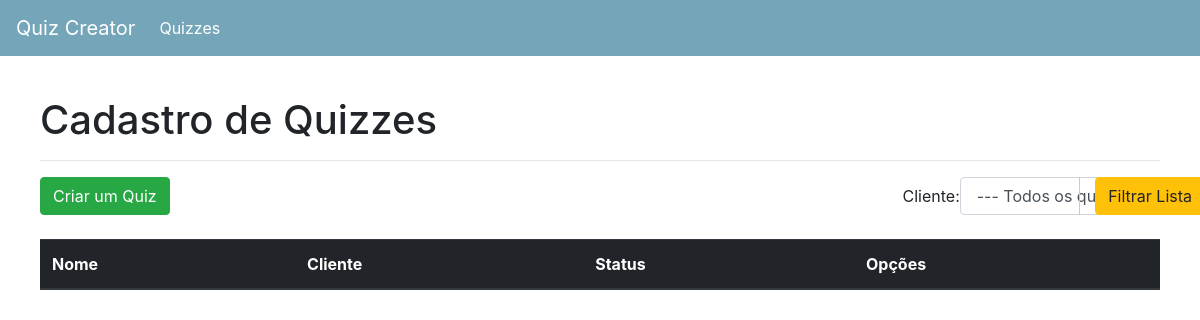
Before: /quizzes.php with the older database file.
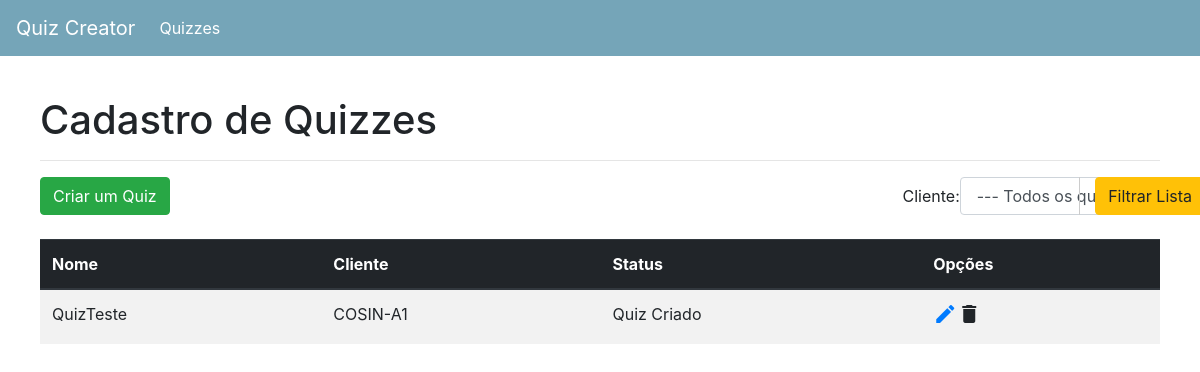
After: the same page with the newer database file.
### tables this page shows
CREATE TABLE IF NOT EXISTS `quizzes` (
  `quiz_id` varchar(36) NOT NULL,
  `quiz_nome` varchar(100) NOT NULL,
  `quiz_dataini` datetime NOT NULL,
  `quiz_datafim` datetime NOT NULL,
  `quiz_maxtentativas` int(11) NOT NULL DEFAULT '0',
  `quiz_logotipo` varchar(500) DEFAULT NULL,
  `quiz_estilo` longtext,
  `statusquiz_id` int(11) NOT NULL,
  `quiz_perguntasrandom` tinyint(4) NOT NULL DEFAULT '0',
  `quiz_aumdificprogr` tinyint(4) NOT NULL DEFAULT '0',
  `quiz_pontpadrao` int(11) NOT NULL DEFAULT '1',
  PRIMARY KEY (`quiz_id`),
  KEY `FK_quizzes_statusquiz` (`statusquiz_id`)
);

CREATE TABLE IF NOT EXISTS `clientes` (
  `cliente_id` varchar(36) NOT NULL,
  `cliente_nome` varchar(100) NOT NULL,
  `cliente_empresa` varchar(100) NOT NULL,
  `cliente_setor` varchar(100) NOT NULL,
  `cliente_ativo` tinyint(4) NOT NULL DEFAULT '0',
  PRIMARY KEY (`cliente_id`)
);

CREATE TABLE IF NOT EXISTS `status_quiz` (
  `statusquiz_id` int(11) NOT NULL,
  `statusquiz_nome` varchar(100) NOT NULL,
  `statusquiz_rascunho` tinyint(4) NOT NULL DEFAULT '0',
  `statusquiz_teste` tinyint(4) NOT NULL DEFAULT '0',
  `statusquiz_publicado` tinyint(4) NOT NULL DEFAULT '0',
  `statusquiz_fechado` tinyint(4) NOT NULL DEFAULT '0',
  `statusquiz_cancelado` tinyint(4) NOT NULL DEFAULT '0',
  `statusquiz_aguardliberacao` tinyint(4) NOT NULL DEFAULT '0',
  `statusquiz_nivelliberacao` int(11) NOT NULL DEFAULT '0',
  `statusquiz_totalniveis` int(11) NOT NULL DEFAULT '0',
  `statusquiz_sequencia` int(11) NOT NULL DEFAULT '0',
  PRIMARY KEY (`statusquiz_id`)
);

### src/ui/basicvars.php (called while the page is built, shortened)
<?php
$bodyclasse = '';

### src/lib/BancoDados.php (called while the page is built, shortened)
<?php
class BancoDados
{
    function conectar()
    {
        $arqconfig  = file_get_contents(ROOTPATH . '/config/config.json');
        $config     = json_decode($arqconfig);
        $conexao    = new mysqli($config->bd->servidor, $config->bd->usuario, $config->bd->senha, $config->bd->banco, $config->bd->porta);
        return $conexao;
    }
    function selecionar($comando)
    {
        $conexao = $this->conectar();
        if ($resultado = $conexao->query($comando))
        {
            return $resultado;
        }
        return null;
    }
}

### src/lib/Cliente.php (called while the page is built, shortened)
<?php
class Cliente
{
    static function ListarBusca($nome, $empresa, $setor)
    {
        $lista      = array();
        $sql        =   'SELECT   cliente_id, cliente_nome, cliente_empresa, cliente_setor, cliente_ativo ' .
                        'FROM     clientes ';
        $bd         = new BancoDados();
        $resultado  = $bd->selecionar($sql);
        if ($resultado != null)
        {
            while ($registro = $resultado->fetch_object())
            {
                $objeto             = new Cliente();
                $objeto->Id         = $registro->cliente_id;
                $objeto->Nome       = $registro->cliente_nome;
                $objeto->Empresa    = $registro->cliente_empresa;
                $objeto->Setor      = $registro->cliente_setor;
                $objeto->Ativo      = $registro->cliente_ativo;
                $lista[]            = $objeto;
            }
        }
        return $lista;
    }
}

### src/lib/Quiz.php (called while the page is built, shortened)
<?php
class Quiz
{
    static function Listar($cliente_id)
    {
        $lista      = array();
        $sql        =   'SELECT  '.
        'quizzes.quiz_id, ' .
        'quizzes.quiz_nome, '.
        'clientes.cliente_nome, '.
        'status_quiz.statusquiz_nome ' .
        'FROM quizzes '.
        'INNER JOIN quizzes_cliente ON quizzes.quiz_id = quizzes_cliente.quiz_id '.
        'INNER JOIN clientes ON quizzes_cliente.cliente_id = clientes.cliente_id '.
        'INNER JOIN status_quiz ON status_quiz.statusquiz_id = quizzes.statusquiz_id ';
        $bd         = new BancoDados();
        $resultado  = $bd->selecionar($sql);
        if ($resultado != null)
        {
            while ($registro = $resultado->fetch_object())
            {
                $objeto             = new Quiz();
                $objeto->Id         = $registro->quiz_id;
                $objeto->Nome       = $registro->quiz_nome;
                $objeto->Cliente    = $registro->cliente_nome;
                $objeto->Status      = $registro->statusquiz_nome;
                $lista[]            = $objeto;
            }
        }
        return $lista;
    }
}

### src/quizzes.php (the view, shortened to what this page needs)
<?php
require('ui/basicvars.php');
if (isset($_POST['cliente']))      $cliente_id       = $_POST['cliente'];       else $cliente_id      = '';
$csspersons     = array('geral.css');
require('ui/header.php');
require('ui/menutopo.php');
$clientes = new Cliente();
$clientesarr = $clientes->ListarBusca('','','');
$quizzes = new Quiz();
$quizzesarr = $quizzes->Listar($cliente_id);
?>
<div class="conteudo">
    <h1>Cadastro de Quizzes</h1>
    <hr />
    <div class="row">
        <div class="col-md-9">
            <a href="quiz.php" class="btn btn-success" role="button">Criar um Quiz</a>
        </div>
        <div class="col-md-2">
            <div class="form-inline">
                <div class="form-group">
                    <label for="cliente">Cliente:</label>
                    <select id="cliente" name="cliente" class="form-control">
                        <option>--- Todos os quizzes ---</option>
                    </select>
                </div>
            </div>
        </div>
        <div class="col-md-1 text-right" style="border-left: solid 1px #CCCCCC">
            <a href="#" class="btn btn-warning" role="button">Filtrar Lista</a>
        </div>
    </div>
    <br />
    <table class="table table-striped">
        <thead class="thead-dark">
            <tr>
                <th scope="col">
                    Nome
                </th>
                <th scope="col">
                    Cliente
                </th>
                <th scope="col">
                    Status
                </th>
                <th scope="col">
                    Op&ccedil;&otilde;es
                </th>
            </tr>
        </thead>
        <tbody>
           <?php
            if(count($clientesarr)==0 )
            {
                echo('<tr>
                <td colspan="4" class="text-center">
                    Ainda não há nenhum quiz cadastrado
                </td>
            </tr>');
            }
            else{
                foreach ($quizzesarr as $quiz)
                {
                    echo("<tr>");
                    echo("<td > $quiz->Nome </td >");
                    echo("<td > $quiz->Cliente </td >");
                    echo("<td > $quiz->Status </td >");
                    echo("<td >");
                    echo("<a href='quiz.php?quiz_id=$quiz->Id'>");
                    echo("<i class='material-icons'>create</i>");
                    echo("</a>");
                    echo("<i class='material-icons'>delete</i>");
                    echo("</td >");
                }
            }
            ?>
        </tbody>
    </table>
</div>
<?php
require('ui/footer.php');

### src/ui/header.php (shortened to what this page needs)
<!DOCTYPE html>
<html lang="pt-BR">
    <head>
        <link rel="stylesheet" href="css/vendor/bootstrap.min.css" />
        <link rel="stylesheet" href="css/material-icons.css" />
        <?php
        if (count($csspersons) > 0)
        {
            foreach ($csspersons as $css)
            {
                echo("<link rel=\"stylesheet\" href=\"css/$css\" />\n");
            }
        }
        ?>
    </head>
    <body<?php echo($bodyclasse != '' ? " class=\"$bodyclasse\"": ''); ?>>

### src/ui/menutopo.php (shortened to what this page needs)
<?php
function verificarMenuAtivo($paginas)
{
    if (strpos($paginas, basename($_SERVER['PHP_SELF'])) !== FALSE)
    {
        return ' active';
    }
    return '';
}
?>
<nav class="navbar navbar-expand-md navbar-dark" style="background-color: #75A5B8">
    <a class="navbar-brand" href="principal.php">
        Quiz Creator
    </a>
    <div class="collapse navbar-collapse" id="menu">
        <ul class="navbar-nav mr-auto">
            <li class="nav-item<?php echo(verificarMenuAtivo('quizzes.php, quiz.php')); ?>">
                <a class="nav-link" href="quizzes.php">Quizzes</a>
            </li>
        </ul>
    </div>
</nav>

### src/ui/footer.php (shortened to what this page needs)
    </body>
</html>

### src/css/geral.css (style rules this page uses)
.conteudo { margin: 40px 40px 40px 40px; }

Changed rows visible on the page:
added quizzes: quiz_nome "QuizTeste", clientes.cliente_nome "COSIN-A1", statusquiz.statusquiz_nome "Quiz Criado"
